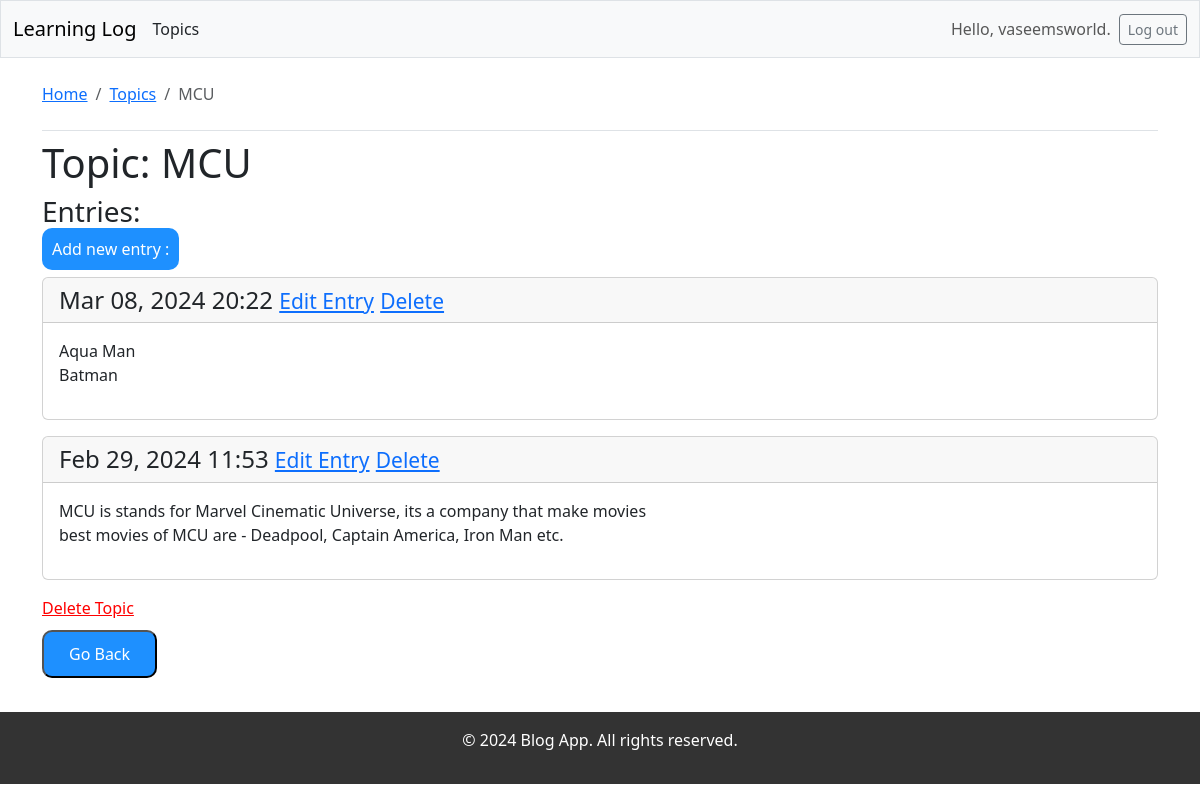
The app's page /topic/3/ (signed in) with its own data.
### learning_logs/models.py (models this page shows, shortened)
class Topic(models.Model):
    text = models.CharField(max_length=200)
    date_added = models.DateTimeField(auto_now_add=True)
    owner = models.ForeignKey(User,on_delete=models.CASCADE)

class Entry(models.Model):
    topic = models.ForeignKey(Topic,on_delete=models.CASCADE)
    text = models.TextField()
    date_added = models.DateTimeField(auto_now_add=True)
    class Meta:
        verbose_name_plural = 'entries'

### learning_logs/views.py (the view)
# urls.py: path('topic/<int:topic_id>/',views.topic,name='topic'),
@login_required
def topic(request,topic_id):
    topic = Topic.objects.get(id=topic_id)
    check_owner(request,topic)
    entries = topic.entry_set.order_by('-date_added')
    context = {'topic':topic,'entries':entries}
    return render(request,'learning_logs/topic.html',context)

### learning_logs/views.py (called while the page is built)
def check_owner(request,topic):
    if topic.owner != request.user:
        raise Http404

### learning_logs/templates/learning_logs/topic.html (shortened to what this page needs)
{% extends 'learning_logs/base.html' %}
{% load static %}
{% block page_header %}
<nav aria-label="breadcrumb">
    <ol class="breadcrumb">
        <li class="breadcrumb-item"><a href="/">Home</a></li>
        <li class="breadcrumb-item"><a href="{% url 'learning_logs:topics' %}">Topics</a></li>
        <li class="breadcrumb-item active" aria-current="page">{{ topic.text }}</li>
    </ol>
</nav>
{% endblock page_header %}
{% block content %}
<h1>Topic: {{ topic.text }}</h1>
<h3>Entries:</h3>
<p>
    <a class="newpost" href="{% url 'learning_logs:new_entry' topic.id %}">Add new entry : </a>
</p>
{% for entry in entries %}
<div class="card mb-3">
    <h4 class="card-header">
        {{ entry.date_added | date:'M d, Y H:i'}}
        <small><a href="{% url 'learning_logs:edit_entry' entry.id %}">Edit Entry</a></small>
        <small><a href="{% url 'learning_logs:delete_entry' entry.id %}">Delete</a></small>
    </h4>
    <div class="card-body">{{ entry.text | linebreaks }}</div>
</div>
{% empty %}
    <p>No entries added yet.</p>
{% endfor %}
<a class="deletepost" href="{% url 'learning_logs:delete_topic' topic.id %}">Delete Topic</a><br>
<button class="backbutton" onclick="goBack()">Go Back</button>
{% endblock content %}

### learning_logs/templates/learning_logs/base.html (shortened to what this page needs)
<!DOCTYPE html>
<html lang="en">
<head>
    {% load static %}
    <link rel="stylesheet" href="{% static 'learning_logs/styles.css' %}">
    {% load django_bootstrap5 %}
    {% bootstrap_css %}
<body>
<nav class="navbar navbar-expand-md navbar-light bg-light mb-4 border">
    <div class="container-fluid">
        <a class="navbar-brand" href="{% url 'learning_logs:index' %}">Learning Log</a>
        <a class="nav-link" href="{% url 'learning_logs:topics' %}">Topics</a>
        <div class="collapse navbar-collapse" id="navbarCollapse">
            <ul class="navbar-nav ms-auto mb-2 mb-md-0">
                {% if user.is_authenticated %}
                <li class="nav-item">
                    <span class="navbar-text me-2">Hello, {{ user.username }}.
                    </span></li>
                {% endif %}
            </ul>
            {% if user.is_authenticated %}
            <form action="{% url 'accounts:logout' %}" method='post'>
                <button name='submit' class='btn btn-outline-secondary btn-sm'>
                    Log out
                </button>
            </form>
            {% endif %}
        </div>
    </div>
</nav>
<main class="container">
    <div class="pb-2 mb-2 border-bottom">
        {% block page_header %}{% endblock page_header %}
    </div>
    <div>
        {% block content %} {% endblock content %}
    </div>
</main>
<br>
<footer>
    <p>&copy; 2024 Blog App. All rights reserved.</p>
</footer>
</body>
</html>

### learning_logs/static/learning_logs/styles.css (style rules this page uses)
.newpost { text-decoration: none; border-radius:10px; color: white; background-color: #1e90ff; margin: 10px 0px; padding: 10px; }
.backbutton { text-decoration: none; border-radius: 10px; color: white; background-color: #1e90ff; margin: 10px 0px; padding: 10px 25px; }
.deletepost { color: red; }
footer { background-color: #333; color: #fff; text-align: center; padding: 1em; }

### records on screen
Topic: text "MCU"
Entry: date_added "Mar 08, 2024 20:22", text "Aqua Man Batman"
Entry: date_added "Feb 29, 2024 11:53", text "MCU is stands for Marvel Cinematic Universe, its a company that make movies best movies of MCU are - Deadpool, Captain America, Iron Man etc."

### other values on screen
{{ user.username }} "vaseemsworld"
